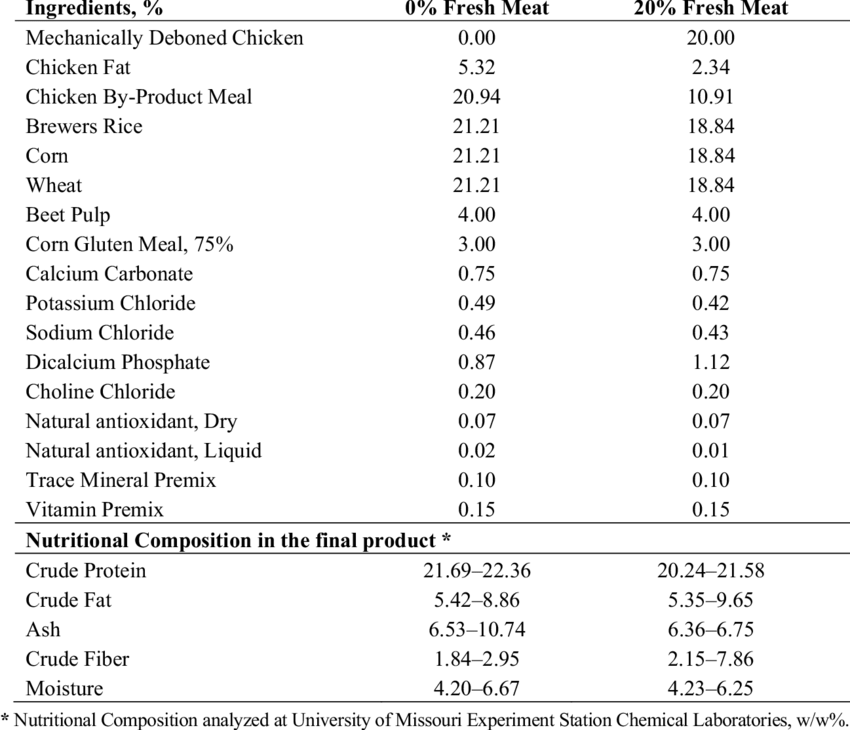
#> input picture OCR/products/ingredients.png, 850 x 730 px, found by its file name
$ python file.py
#> lines starting #> are read from the running program, lines starting #| are printed output that depends on the picture; after the words box and inside, x2 and y2 are one past the last pixel; in counts of white or black regions, pixels touching at a corner belong together
import cv2
import pytesseract

#step1
# Load the image
image = cv2.imread('ingredients.png')
#> image is the input picture: shape (730, 850, 3); min 0, max 255, mean 242.3

# Convert to grayscale
gray = cv2.cvtColor(image, cv2.COLOR_BGR2GRAY)

# Apply adaptive thresholding
thresh = cv2.adaptiveThreshold(gray, 255, cv2.ADAPTIVE_THRESH_GAUSSIAN_C,
                               cv2.THRESH_BINARY, 11, 2)
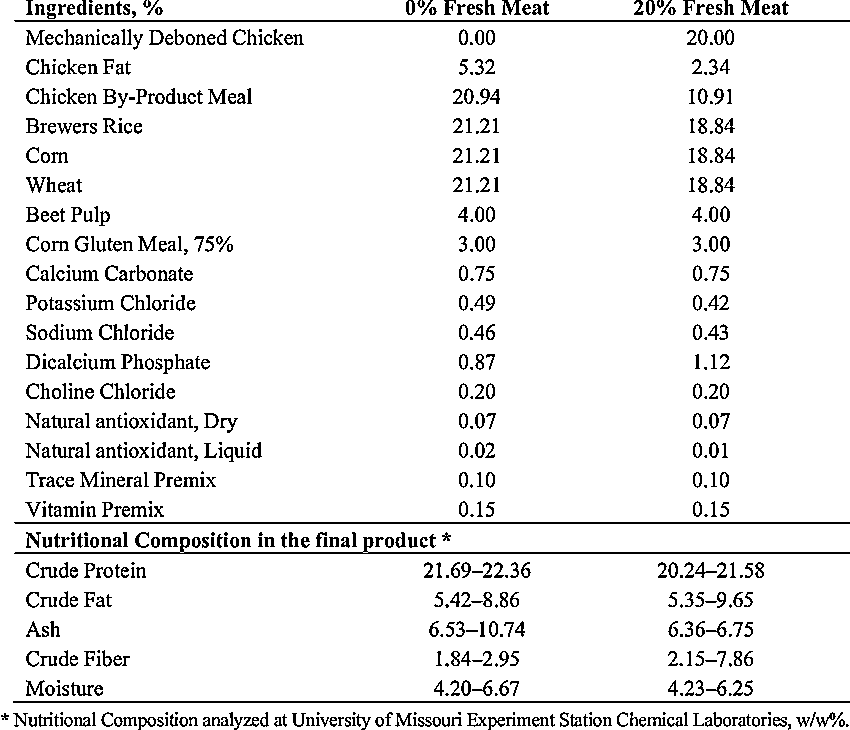
#> thresh: shape (730, 850); 93% white; black in thin lines or dots

# Save the thresholded image (optional)
cv2.imwrite('preprocessed_image.jpg', thresh)
cv2.imshow('Thresholded Image', thresh)
cv2.waitKey(0)
cv2.destroyAllWindows()


#step2
# Find contours in the thresholded image
contours, _ = cv2.findContours(thresh, cv2.RETR_EXTERNAL, cv2.CHAIN_APPROX_SIMPLE)
#> contours = 10 contours, 7 with area under 20; largest, box (x1, y1, x2, y2) and area: (0, 0, 850, 730) 606720, (409, 1, 412, 14) 22, (649, 1, 652, 14) 22

# Draw the contours on the original image
contour_image = image.copy()
cv2.drawContours(contour_image, contours, -1, (0, 255, 0), 2)
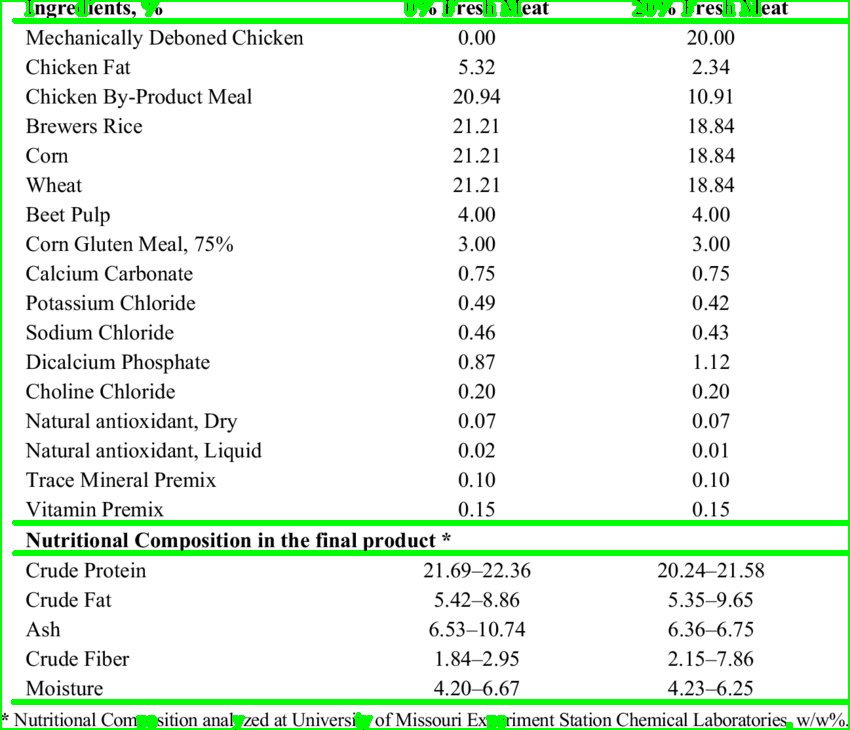
#> contour_image: shape (730, 850, 3); 4.79% of pixels changed, all inside (x1, y1, x2, y2) = (0, 0, 850, 730)

# Display the image with contours
cv2.imshow('Contours Detected', contour_image)
cv2.waitKey(0)
cv2.destroyAllWindows()


#step3
pytesseract.pytesseract.tesseract_cmd = r'C:\Program Files\Tesseract-OCR\tesseract.exe'

for contour in contours:
    x, y, w, h = cv2.boundingRect(contour)
    cropped_image = image[y:y+h, x:x+w]

    # Apply OCR on the cropped region
#> (the run stopped early here; a loop or call above may not have finished)
